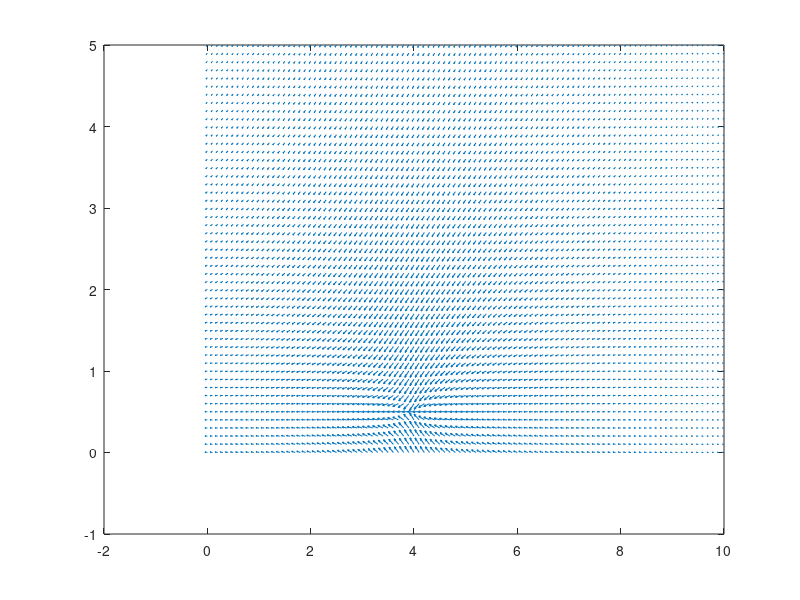

MATLAB code to generate this figure:
x = 0:0.1:10;
z = 0:0.1:5;

[x, z] = meshgrid(x, z);

t = 0;

x0 = 4; 
z0 = 0.5;

rx0 = 2; 
rz0 = 2;

xst = (x - x0)/rx0;
zst = (z - z0)/rz0;

r = sqrt(xst.^2 + zst.^2);
theta_p = pi/2;

theta = pi/2 - atan2(zst, r) + theta_p;
sigma = 1;
A_0 = 5;
A = A_0 .* exp(-(r - 1)./(2 .* sigma^2));

U = 0 .* ones(size(x)); V = 0 .* ones(size(x));

u = U +  A .* cos(theta); v = V - A .* sin(theta);
e = 1;
figure; quiver(x(1:e:end, 1:e:end), z(1:e:end, 1:e:end), u(1:e:end, 1:e:end), v(1:e:end, 1:e:end)); 
